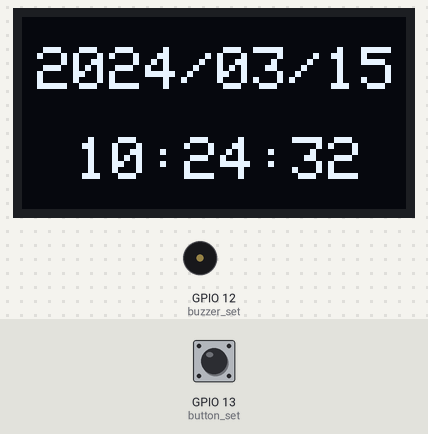
Bench run of a sketch on a simulated ESP32. On the bench: 128×64 one-colour display, buzzer (waves = sounding, pin HIGH). The inputs (shaded band) are chosen by the test bench; at power-on: GPIO 13 (button_set) LOW. WiFi joins after 1.5 s; servers stay silent unless stated; the local clock reads 2024-03-15 10:24:30 at power-on unless the sketch sets it; what the sketch prints to the serial monitor is not drawn.

Above: at 3.6 s.
At 7.7 s:
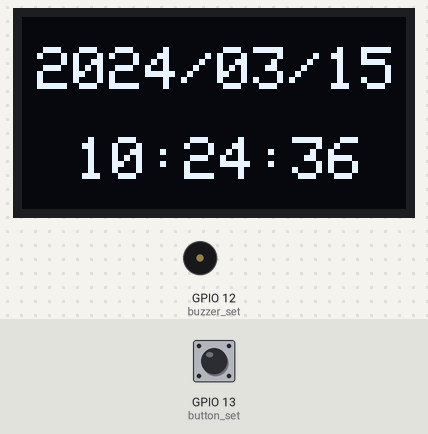
At 11.8 s:
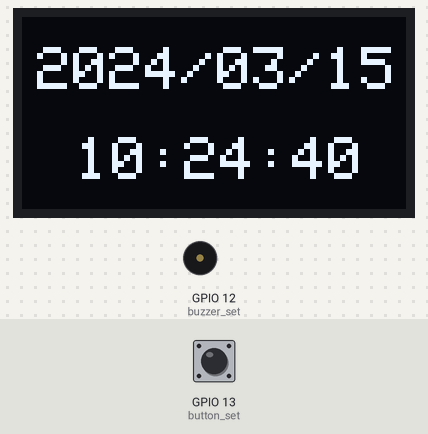
At 21.0 s:
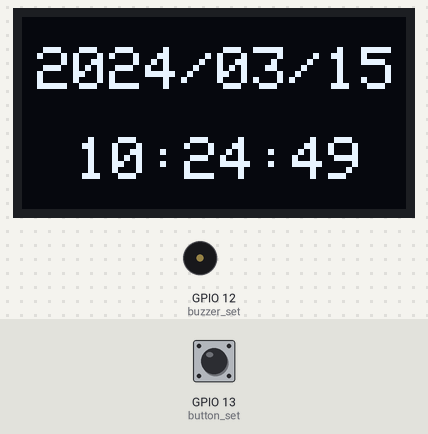
At 29.2 s:
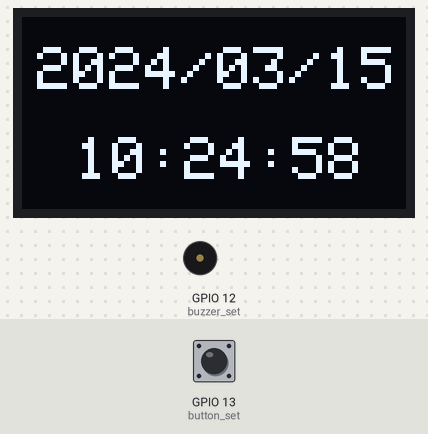
At 38.5 s:
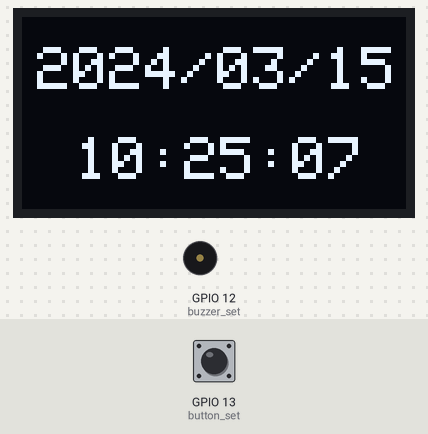

The sketch:

ForceUp.ino
```cpp
#include <WiFi.h>
#include <time.h>
#include <SPI.h>
#include <Wire.h>
#include <Adafruit_GFX.h>
#include <Adafruit_SSD1306.h>

// wifi settings
const char* ssid = "your-wifi-name";
const char* password = "your-wifi-password";

char date_data[11] = {0};
int time_data[3] = {0};

// OLED settings
#define SCREEN_WIDTH 128
#define SCREEN_HEIGHT 64
#define OLED_RESET     -1
Adafruit_SSD1306 display(SCREEN_WIDTH, SCREEN_HEIGHT, &Wire, OLED_RESET);

bool alarm_state = false;

void NTP_Server_task(void * pvParam)
{
  while(1)
  {
    struct tm timeinfo;
    if(!getLocalTime(&timeinfo))
    {
      Serial.println("can not get time data.");
      return;
    }

    strftime(date_data,11,"%Y/%m/%d",&timeinfo);

    char time_load[5] = {0};
    strftime(time_load,5,"%H",&timeinfo);
    time_data[0] = atof(time_load);
    strftime(time_load,5,"%M",&timeinfo);
    time_data[1] = atof(time_load);
    strftime(time_load,5,"%S",&timeinfo);
    time_data[2] = atof(time_load);

    Serial.println(date_data);
    for (int i=0;i<3;i++)
    {
      Serial.print(time_data[i]);
      if (i!=2)
        Serial.print(":");
      else
        Serial.print("\n");
    }
    vTaskDelay(pdMS_TO_TICKS(1000));
  }
}

void OLED_task(void * pvParam)
{
  // Detect if the OLED is installed correctly
  if(!display.begin(SSD1306_SWITCHCAPVCC, 0x3C)) {
    Serial.println(F("SSD1306 allocation failed"));
    for(;;); // Don't proceed, loop forever
  }

  display.clearDisplay();
  delay(1000);

  while(1)
  {
    if(alarm_state == false)
    {
      display.clearDisplay();
      display.setTextSize(2);
      display.setTextColor(1);
      display.setCursor(5,10);
      display.print(date_data);
      display.setCursor(18,40);
      for (int i=0;i<3;i++)
      {
        if (time_data[i]<10)
            display.print("0");
        display.print(time_data[i]);
        if (i!=2)
          display.print(":");
      }
      display.display();
      vTaskDelay(pdMS_TO_TICKS(1000));
    }
    else
    {
      display.clearDisplay();
      display.setTextSize(2);
      display.setTextColor(1);
      display.setCursor(5,10);
      display.print("C:\\>_");
      display.display();
      vTaskDelay(pdMS_TO_TICKS(500));
      display.clearDisplay();
      display.setTextSize(2);
      display.setTextColor(1);
      display.setCursor(5,10);
      display.print("C:\\>");
      display.display();
      vTaskDelay(pdMS_TO_TICKS(500));
    }
  }
}

void main_task(void * pvParam)
{
  pinMode(13, INPUT); // button set
  pinMode(12, OUTPUT); // buzzer set
  while(1)
  {
    // time setting 6:30:0 ~ 6:30:2 clock will ring
    if (digitalRead(13) == HIGH && time_data[0] == 6 && time_data[1] == 30 && time_data[2] < 3)
      alarm_state = true;
    while(alarm_state == true)
    {
      digitalWrite(12,HIGH);
      delay(100);
      digitalWrite(12,LOW);
      if (digitalRead(13) == LOW)
      {
        digitalWrite(12,LOW);
        alarm_state = false;
        break;
      }
      vTaskDelay(pdMS_TO_TICKS(500));
    }
    vTaskDelay(pdMS_TO_TICKS(1000));
  }
}

void setup()
{
  Serial.begin(115200);

  WiFi.mode(WIFI_STA);
  WiFi.begin(ssid,password);
  Serial.println("");
  while(WiFi.status()!=WL_CONNECTED)
  {
    Serial.print(".");
    delay(500);
  }
  Serial.print("IP address:");
  Serial.println(WiFi.localIP());

  configTime(28800,0,"pool.ntp.org");
  delay(1000);

  xTaskCreate(NTP_Server_task,"NTP_Server_task",5000,NULL,1,NULL); // time task
  xTaskCreate(OLED_task,"OLED_task",5000,NULL,1,NULL); // oled task
  xTaskCreate(main_task,"main_task",1500,NULL,1,NULL); // main task
}

void loop() {}
```

Measured:
- what the display in image 0 shows lasts 1.0 s, from 3.6 s to 4.6 s
